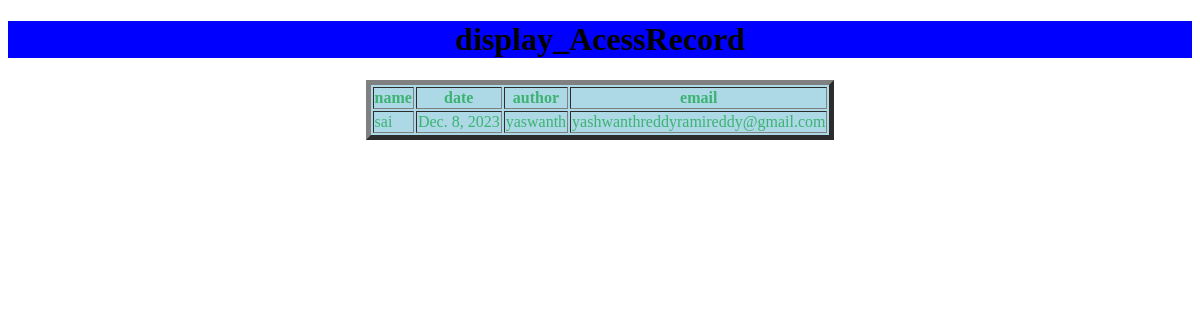
Before: /display_AcessRecord/ with the older database file.
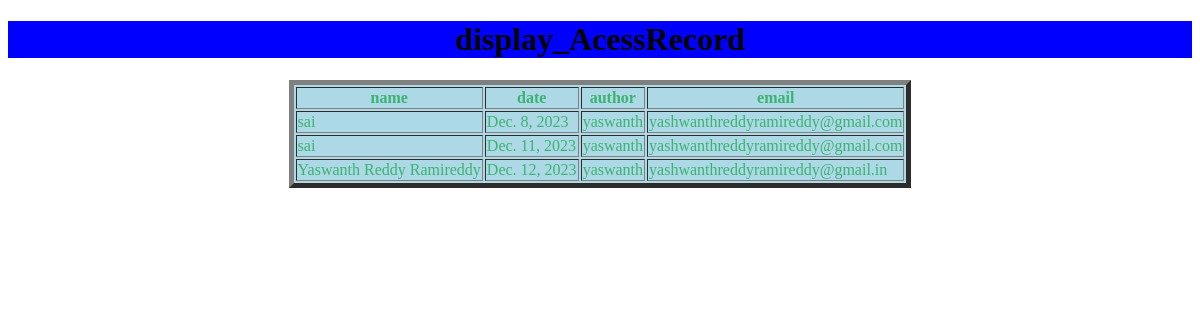
After: the same page with the newer database file.
### app/models.py (models this page shows, shortened)
class AcessRecord(models.Model):
    name=models.ForeignKey(Webpage,on_delete=models.CASCADE)
    date=models.DateField()
    author=models.CharField(max_length=100)
    email=models.EmailField(default='yashwanthreddyramireddy@gmail.com')

class Webpage(models.Model):
    topic_name=models.ForeignKey(Topic,on_delete=models.CASCADE)
    name=models.CharField(max_length=100)
    url=models.URLField()
    def __str__(self):
        return self.name

### app/views.py (the view)
# urls.py: path('display_AcessRecord/',display_AcessRecord,name='display_AcessRecord'),
def display_AcessRecord(request):
    QLAO=AcessRecord.objects.all()
    QLAO=AcessRecord.objects.all().order_by('-author')
    QLAO=AcessRecord.objects.all()
    d={'AcessRecord':QLAO}
    return render(request,'display_AcessRecord.html',d)

### templates/display_AcessRecord.html (shortened to what this page needs)
<!DOCTYPE html>
<html lang="en">
<head>
</head>
<body>
    <center>
        <h1>display_AcessRecord</h1>
        <table border="5px">
            <tr>
                <th>name</th>
                <th>date</th>
                <th>author</th>
                <th>email</th>
            </tr>
                {% for Ao in AcessRecord %}
                <tr>
                    <td>{{ Ao.name }}</td>
                    <td>{{ Ao.date }}</td>
                    <td>{{ Ao.author }}</td>
                    <td>{{Ao.email}}</td>
                </tr>
                {% endfor %}
        </table>
    </center>
</body>
</html>

### templates/display_AcessRecord.html (style rules this page uses)
h1 { background-color: blue; text-align: center; color: black; border: 0cqmax; }
table { background-color: lightblue; color:mediumseagreen; }

Changed rows visible on the page:
added AcessRecord: name "sai", date "Dec. 11, 2023", author "yaswanth", email "yashwanthreddyramireddy@gmail.com"
added AcessRecord: name "Yaswanth Reddy Ramireddy", date "Dec. 12, 2023", author "yaswanth", email "yashwanthreddyramireddy@gmail.in"
